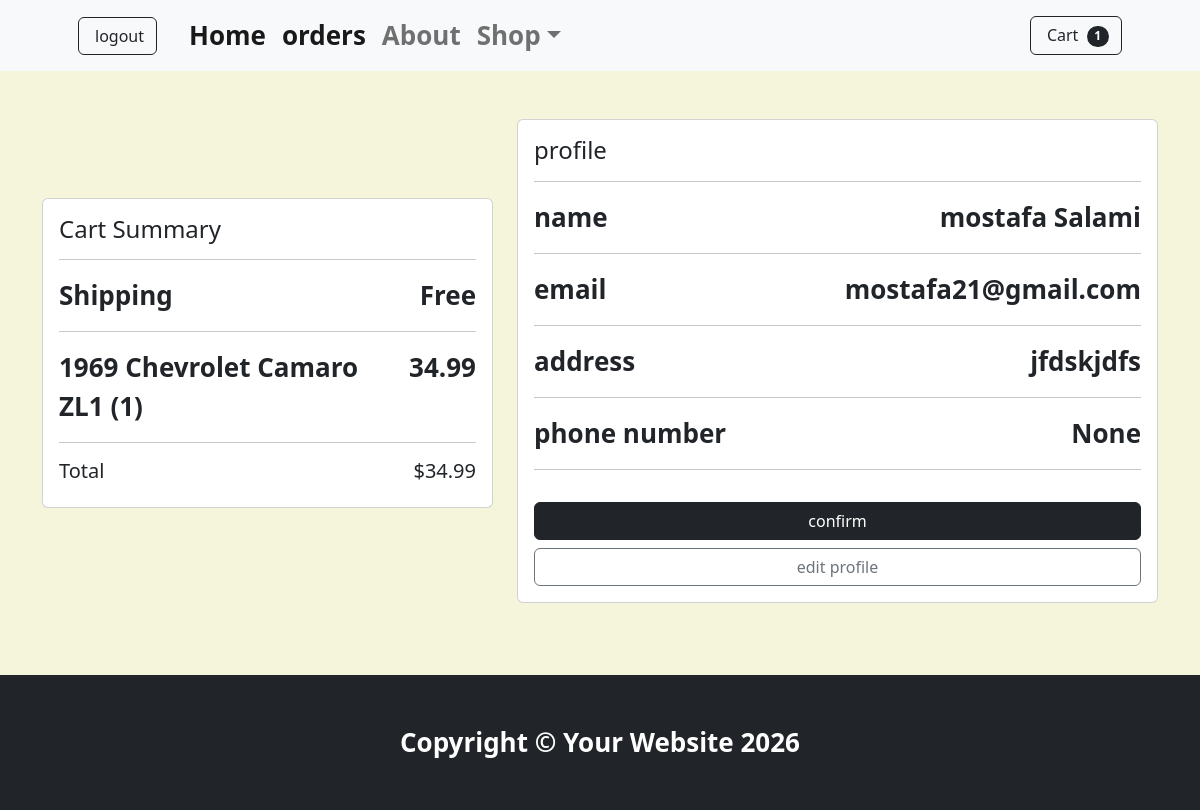
Before: /testapp/checkout/ (signed in) with the older database file.
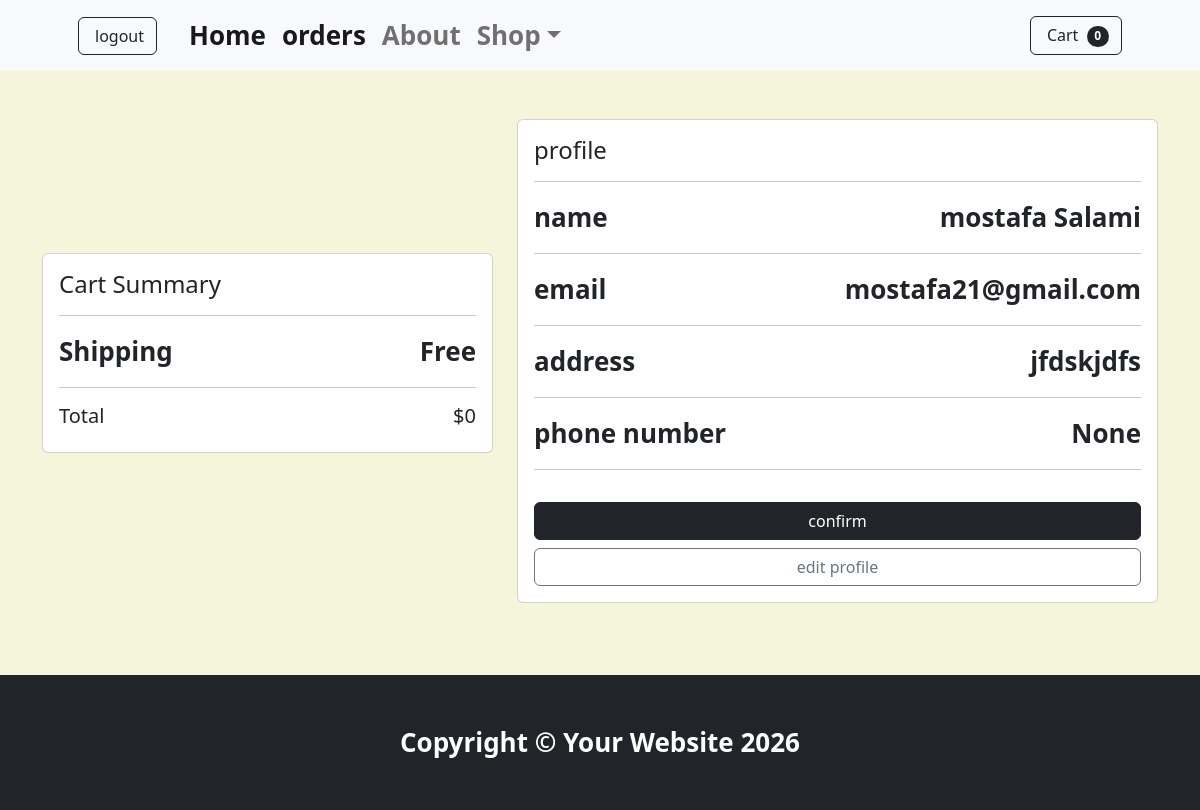
After: the same page with the newer database file.
### testapp/models.py (models this page shows, shortened)
class Cartitem(models.Model):
    product=models.ForeignKey(Product,on_delete=models.CASCADE,related_name='cart_items')
    cart=models.ForeignKey(Cart,on_delete=models.CASCADE,related_name='items')
    quantity=models.PositiveIntegerField(default=1)
    @property
    def total(self):
        return self.product.price * self.quantity

class Product(models.Model):
    name=models.CharField(max_length=50)
    description=models.CharField(max_length=220)
    price=models.DecimalField(max_digits=10,decimal_places=2)
    available=models.BooleanField(default=True)
    image = models.ImageField(upload_to='images/',default='default.jpg')
    created_at = models.DateTimeField(auto_now_add=True)
    updated_at = models.DateTimeField(auto_now=True)

class Cart(models.Model):
    user=models.OneToOneField(User,on_delete=models.CASCADE,related_name='cart')
    created_at = models.DateTimeField(auto_now_add=True)
    updated_at = models.DateTimeField(auto_now=True)
    @property
    def item_count(self):
        return sum(item.quantity for item in self.items.all())
    @property
    def total(self):
        return sum(item.total for item in self.items.all())

### testapp/views.py (the view)
# urls.py: path('checkout/',views.checkout,name='checkout'),
@login_required(login_url='loginpage')
def checkout(request):
    profile=get_object_or_404(CustomProfile,user=request.user)
    cart=get_object_or_404(Cart,user=request.user)
    cartitems=cart.items.all()
    return render(request,'testapp/checkout.html',{'profile':profile,'cart':cart,'cartitems':cartitems})

### testapp/context_processors.py (called while the page is built)
def cart_context(request):
    itemcount = 0
    if request.user.is_authenticated:
        cart, _ = Cart.objects.get_or_create(user=request.user)
        itemcount = cart.item_count
    return {
        "itemcount": itemcount,
    }

### testapp/templates/testapp/checkout.html (shortened to what this page needs)
{% extends "shopbase.html" %}
{% block content %}
<div class="container py-5">
    <div class="row align-items-center mb-4">
        <div class="col-lg-5">
            <div class="card mb-3">
                <div class="card-body">
                    <h4 class="card-title">
                        Cart Summary
                    </h4>
                    <hr>
                    <div class="d-flex justify-content-between">
                        <span>
                            Shipping
                        </span>
                        <span>
                            Free
                        </span>
                    </div>
                    <hr>
                    {% for item in cartitems %}
                    <div class="d-flex justify-content-between">
                        <span>
                            {{item.product.name}} ({{item.quantity}})
                        </span>
                        <span>
                            {{item.total}}
                        </span>
                    </div>
                    <hr>
                    {% endfor %}
                    <div class="d-flex justify-content-between">
                        <h5>
                            Total
                        </h5>
                        <h5>
                            ${{ cart.total }}
                        </h5>
                    </div>
                </div>
            </div>
        </div>
        <div class="col-lg-7">
            <div class="card">
                <div class="card-body">
                    <h4 class="card-title">
                        profile
                    </h4>
                    <hr>
                    <div class="d-flex justify-content-between">
                        <span>
                            name
                        </span>
                        <span>
                            {{request.user.first_name}} {{request.user.last_name}}
                        </span>
                    </div>
                    <hr>
                    <div class="d-flex justify-content-between">
                        <span>
                            email
                        </span>
                        <span>
                            {{request.user.email}}
                        </span>
                    </div>
                    <hr>
                    <div class="d-flex justify-content-between">
                        <span>
                            address
                        </span>
                        <span>
                            {{profile.address}}
                        </span>
                    </div>
                    <hr>
                    <div class="d-flex justify-content-between">
                        <span>
                            phone number
                        </span>
                        <span>
                            {{profile.phone_number}}
                        </span>
                    </div>
                    <hr>
                    <a href="{% url "cart_to_order" %}" class="btn btn-dark w-100 mt-3">
                        confirm
                    </a>
                    <a href="{% url "edit_profile" %}"
                       class="btn btn-outline-secondary w-100 mt-2">
                        edit profile
                    </a>
                </div>
            </div>
        </div>
    </div>
{% endblock %}

Changed rows visible on the page:
removed Cartitem: product.name "1969 Chevrolet Camaro ZL1", quantity "1", total "34.99"
removed Cart: total "34.99"
added Cart: total "0"
Other visible differences:
{{ itemcount }}: "1" → "0"
